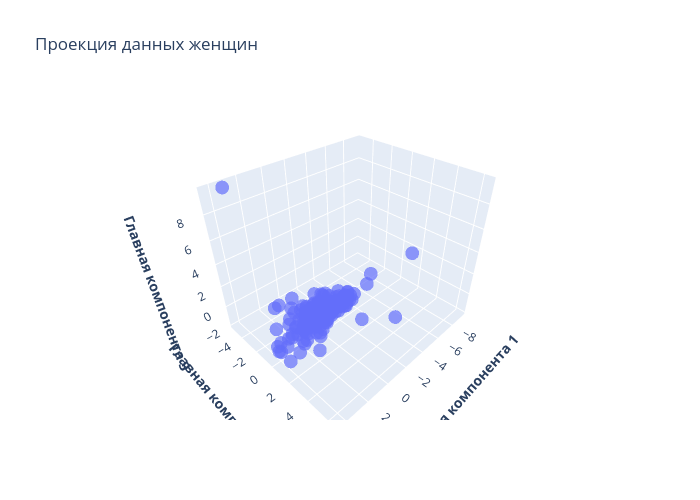

Here is the notebook cell this chart was saved with:
### Code cell
scaler = StandardScaler()
data_female_scaled = scaler.fit_transform(data_female)


pca_female = PCA(n_components=3)
female_pca_transformed = pca_female.fit_transform(data_female_scaled)
print(f"Объясненная дисперсия по компонентам: {pca_female.explained_variance_ratio_}")
print(f"Объясненная диспресия: {sum(pca_female.explained_variance_ratio_)}")

fig = px.scatter_3d(
    x=female_pca_transformed[:,0],  
    y=female_pca_transformed[:,1],  
    z=female_pca_transformed[:,2],
    height= 500,
    width= 700,
    title="Проекция данных женщин",
    labels={
        'x': '<b>Главная компонента 1</b>',
        'y': '<b>Главная компонента 2</b>',
        'z': '<b>Главная компонента 3</b>'
    },
    color_continuous_scale='Viridis',  # Красивая цветовая схема
    opacity=0.7,
    size_max=8
)
fig.show()

### Figure 1 — Plotly figure (JSON) as saved in the notebook; plotly's stock layout.template omitted (floating-point values rounded to 4 significant figures; data arrays with more than 128 entries replaced by an {"elided": "..."} marker saying what was removed)
{"data": [{"hovertemplate": "<b>Главная компонента 1</b>=%{x}<br><b>Главная компонента 2</b>=%{y}<br><b>Главная компонента 3</b>=%{z}<extra></extra>", "legendgroup": "", "marker": {"color": "#636efa", "opacity": 0.7, "symbol": "circle"}, "mode": "markers", "name": "", "scene": "scene", "showlegend": false, "type": "scatter3d", "x": {"elided": "206 float values"}, "y": {"elided": "206 float values"}, "z": {"elided": "206 float values"}}], "layout": {"height": 500, "legend": {"tracegroupgap": 0}, "scene": {"domain": {"x": [0, 1], "y": [0, 1]}, "xaxis": {"title": {"text": "<b>Главная компонента 1</b>"}}, "yaxis": {"title": {"text": "<b>Главная компонента 2</b>"}}, "zaxis": {"title": {"text": "<b>Главная компонента 3</b>"}}}, "title": {"text": "Проекция данных женщин"}, "width": 700}}
